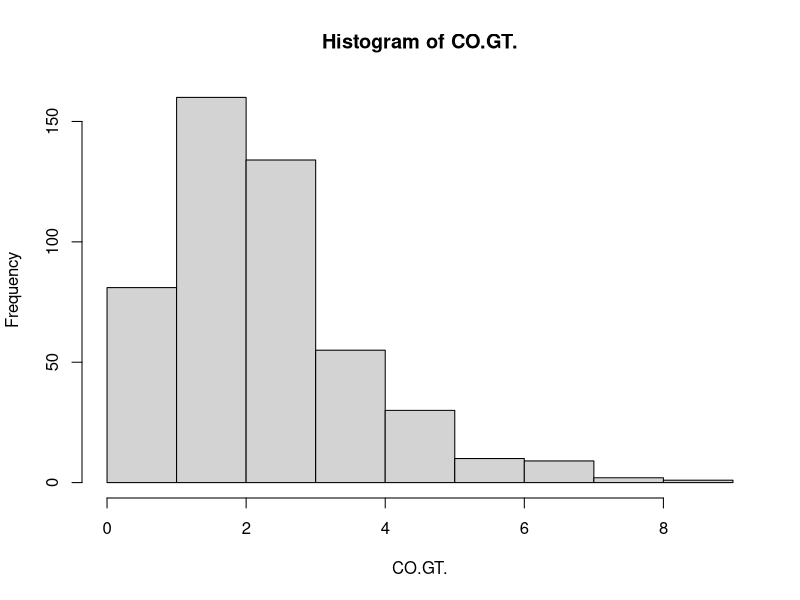
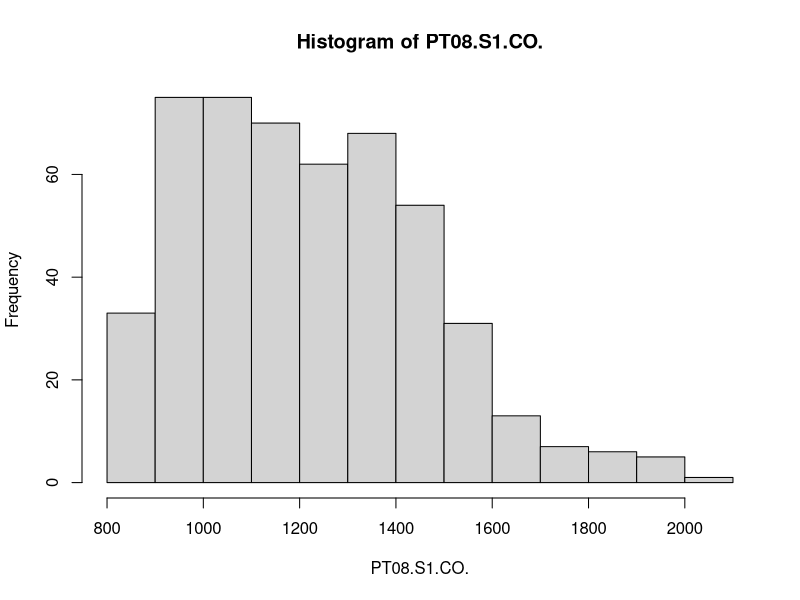
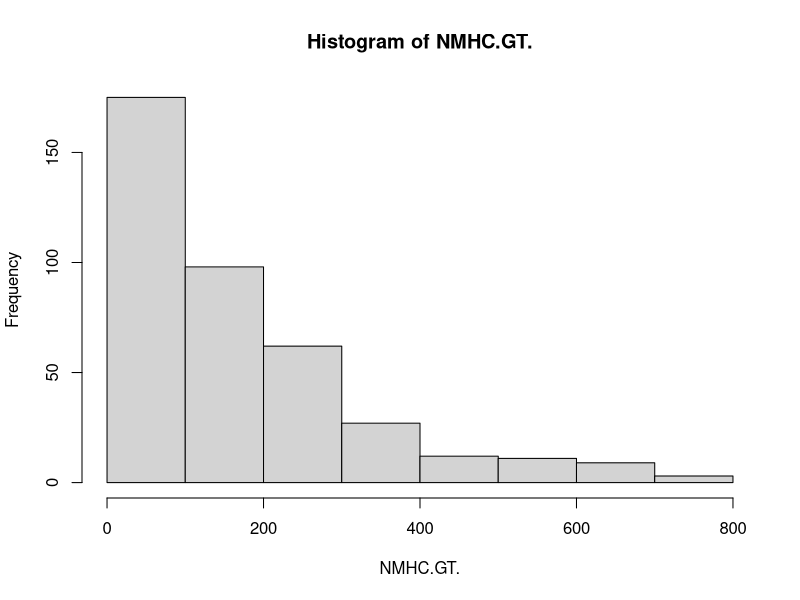
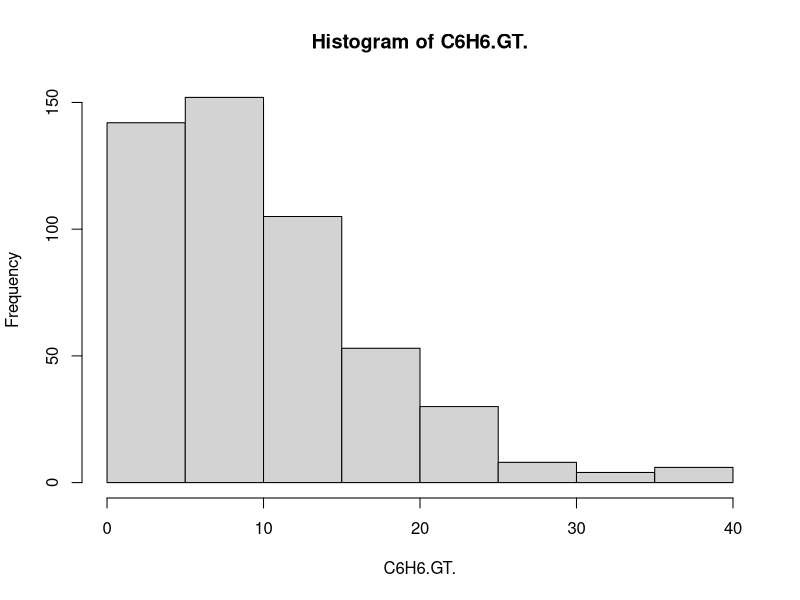
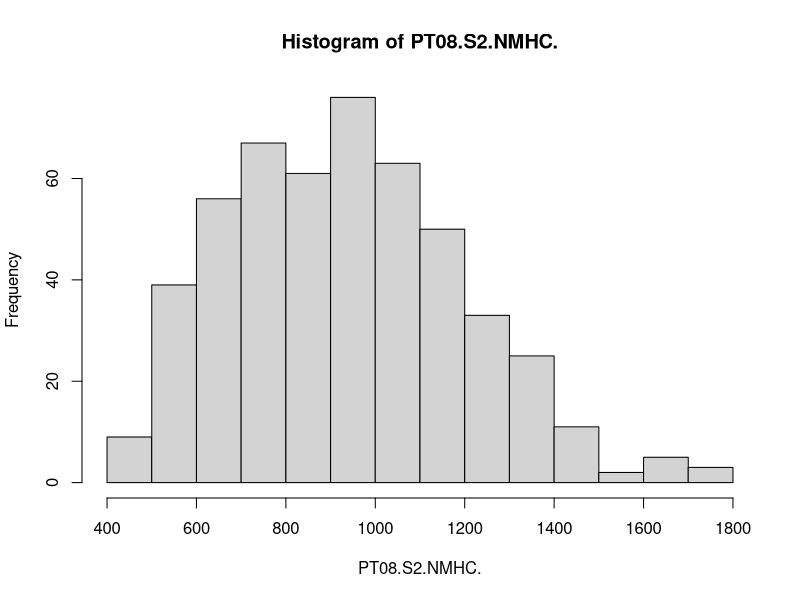
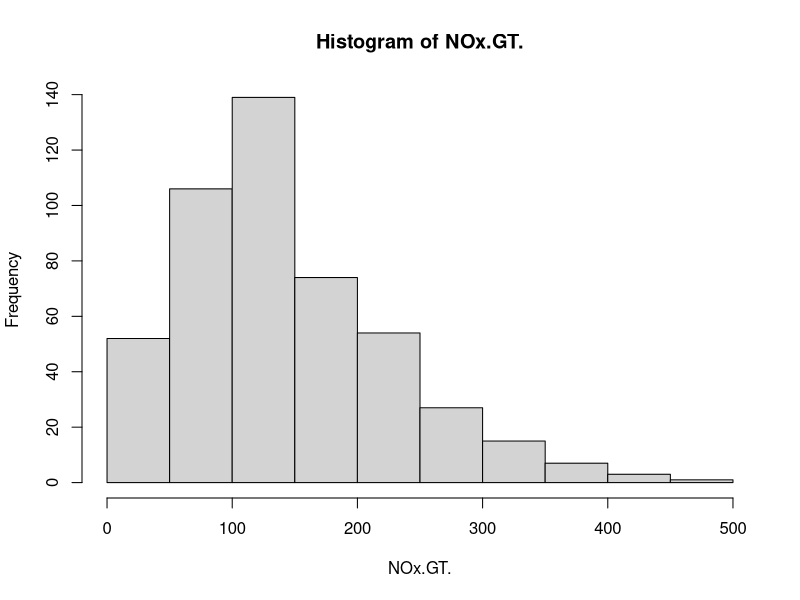
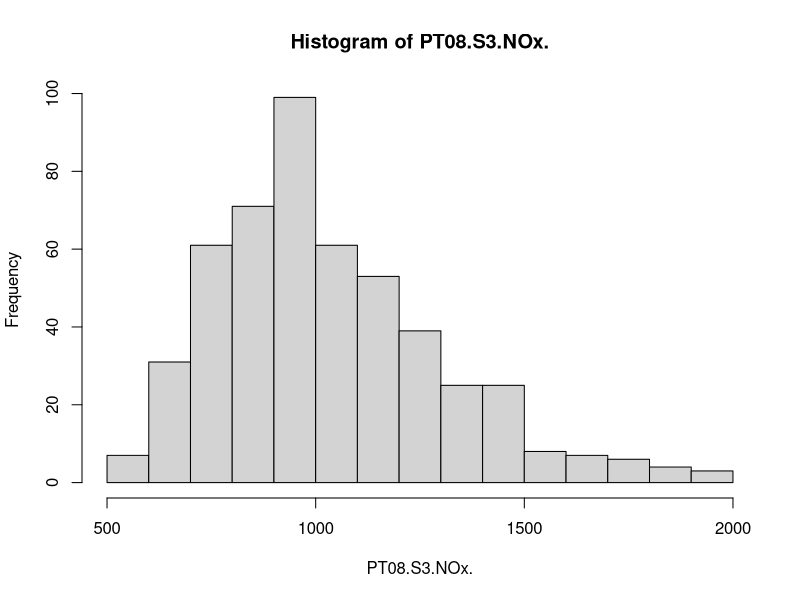
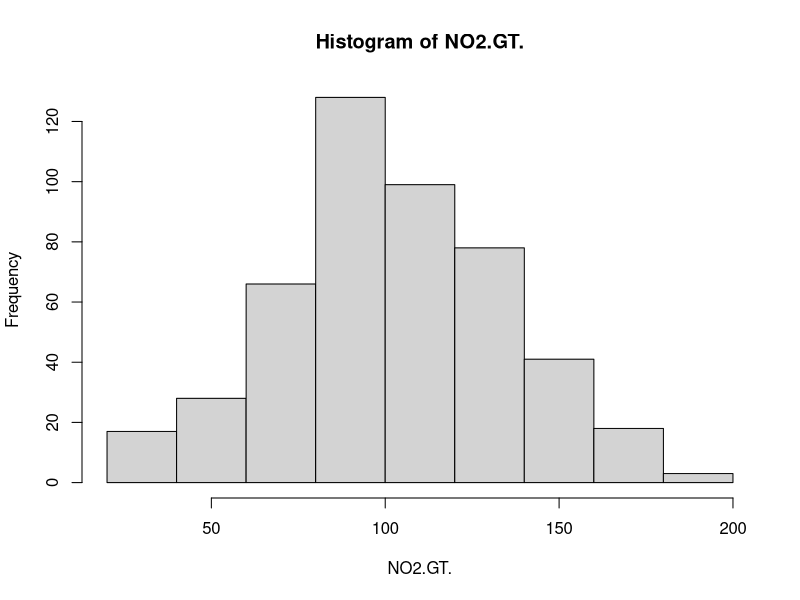

These charts were generated, in order, by the following R code: (Note: this script raises an error after producing the figures.)
air_quality_data <- read.table('preProcessAirQuality.csv', sep=";" , 
                               header=TRUE, stringsAsFactors=TRUE)
attach(air_quality_data)

dim(air_quality_data)
summary(air_quality_data)


#apply(apply(air_quality_data, 2, gsub, patt=",", replace="."), 2, as.numeric)
#gsub(",", ".",air_quality_data[str_contains(air_quality_data,",")])
#format(var1, decimal.mark = '.')
#air_quality_data[air_quality_data == '']<- NA
#air_quality_data <- replace(air_quality_data, air_quality_data=='', NA)

 

# -----------------------------------------

hist(CO.GT.)
hist(PT08.S1.CO.)
hist(NMHC.GT.)
hist(C6H6.GT.)
hist(PT08.S2.NMHC.)
hist(NOx.GT.)
hist(PT08.S3.NOx.)
hist(NO2.GT.)
hist(PT08.S4.NO2.)
hist(PT08.S5.O3.)
hist(T)
hist(RH)
hist(AH)

# -----------------------------------------

cor1<-cor(cbind(CO.GT.,PT08.S1.CO.,NMHC.GT.,C6H6.GT.,PT08.S2.NMHC., NOx.GT., PT08.S3.NOx., NO2.GT., PT08.S4.NO2., PT08.S5.O3., RH, AH, T),use="complete.obs")
cor2<-cor(cbind(CO.GT.,PT08.S1.CO.,NMHC.GT.,C6H6.GT.,PT08.S2.NMHC., NOx.GT., PT08.S3.NOx., NO2.GT., PT08.S4.NO2., PT08.S5.O3., RH, AH, T),use="pairwise.complete.obs")
cor1
cor2

corrplot(cor1)
corrplot(cor2)

#------------------------------------------

#After the correlation analysis, we know that the most "favorable" variable 
#to use in order to get information on Loss is the variable Height, with a correlation of -0.43
#even though the correlation remains low.

Imputed<-NMHC.GT.
coef<-lm(NMHC.GT.~C6H6.GT.)$coefficients

#It was enought to look at the output of the function lm and directly use the 
#estimations of the slope and the intercept, instead of using the output "coefficients"

for (i in 1:length(Imputed))
{
  
  if (is.na(Imputed[i]))
  {Imputed[i]<-coef[1]+coef[2]*C6H6.GT.[i]}
}

#The loop might be replaced by
Imputed<-NMHC.GT.
Imputed[which(is.na(Imputed))]<-coef[1]+coef[2]*C6H6.GT.[which(is.na(Imputed))]
#where the use of the function which is explained by the fact that we need to identify 
#the coordinates of Height to use.

boxplot(NMHC.GT., Imputed)

summary(cbind(NMHC.GT., Imputed))

plot(NMHC.GT.,C6H6.GT.)
plot(Imputed,C6H6.GT.)

plot(PT08.S3.NOx., NOx.GT.)

plot(NMHC.GT., PT08.S4.NO2.)

plot(C6H6.GT., PT08.S1.CO.)

skewness(cbind(CO.GT.,PT08.S1.CO.,NMHC.GT.))
kurtosis(cbind(CO.GT.,PT08.S1.CO.,NMHC.GT.))

summary(air_quality_data)
detach(air_quality_data)


